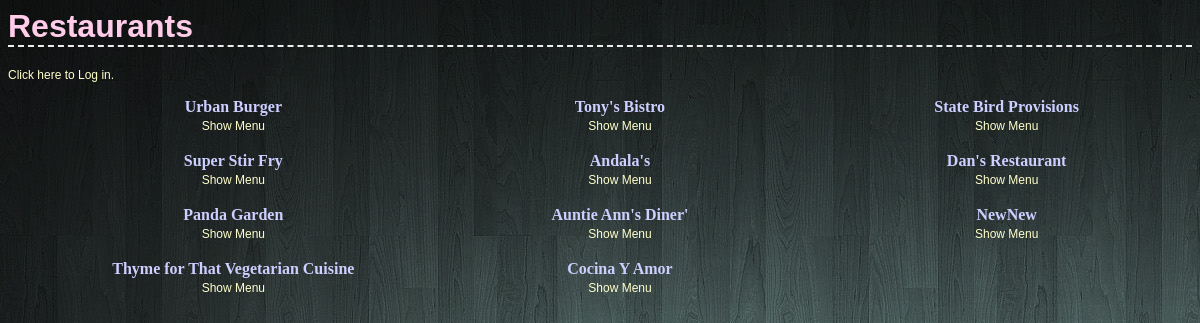
The app's page /restaurants with its own data.
### database_setup.py (models this page shows, shortened)
class Restaurant(Base):
	__tablename__ = 'restaurant'
	name = Column(String(80), nullable = False)
	id = Column(Integer, primary_key = True)
	user_id = Column(Integer, ForeignKey('user.id'))
	user = relationship(User)

### finalproject.py (the view)
@app.route('/')
@app.route('/restaurants')
def showRestaurants():
	restaurants = session.query(Restaurant)
	if 'username' not in login_session:
		return render_template('publicrestaurants.html', restaurants=restaurants)
	else:
		return render_template('restaurants.html', restaurants = restaurants)

### templates/publicrestaurants.html (shortened to what this page needs)
<html>
	<head>
		<link rel='stylesheet' type='text/css' href="{{ url_for('static', filename='styles.css') }}">
	</head>
	<body>
		<h1>Restaurants</h1>
		{%if 'username' not in session%}
		<a href='{{url_for('showLogin')}}'>Click here to Log in.</a>
		{% else %}
		<a href='{{url_for('disconnect')}}'>Disconnect</a>
		{% endif %}
		{% if restaurants %}
		<ul class='restaurantList'>
		{% for restaurant in restaurants %}
		<li><strong>{{ restaurant.name }}</strong><br>
		<a href='{{ url_for('showMenu', restaurant_id = restaurant.id) }}'>Show Menu</a><br><br>
		</li>
		{% endfor %}
		</ul>
		{% else %}
		<h2>Uh oh, you need to log-in to view resaturants. Please log in.</h2>
		{% endif %}
	</body>
</html>

### static/styles.css (style rules this page uses)
body { font-family: sans-serif; background-image: url('bg1.jpg'); background-color: #000000; }
h1, h2, h3, h4 { color: #FFCCE9; font-family:"Trebuchet MS", Arial, Helvetica, sans-serif; }
h1 { border-bottom: 2px dashed #eee; }
a { text-decoration: none; color:#FFFFCC; font-size: .75em; }
strong { color:#CCCFFF; font-family: 'Optima, Segoe, "Segoe UI", Candara, Calibri, Arial, sans-serif;' }
.restaurantList { list-style: none; text-align: center; -webkit-column-count: 3; -moz-column-count: 3; column-count: 3; }

### records on screen
Restaurant: name "Urban Burger"
Restaurant: name "Super Stir Fry"
Restaurant: name "Panda Garden"
Restaurant: name "Thyme for That Vegetarian Cuisine"
Restaurant: name "Tony's Bistro"
Restaurant: name "Andala's"
Restaurant: name "Auntie Ann's Diner'"
Restaurant: name "Cocina Y Amor"
Restaurant: name "State Bird Provisions"
Restaurant: name "Dan's Restaurant"
Restaurant: name "NewNew"
